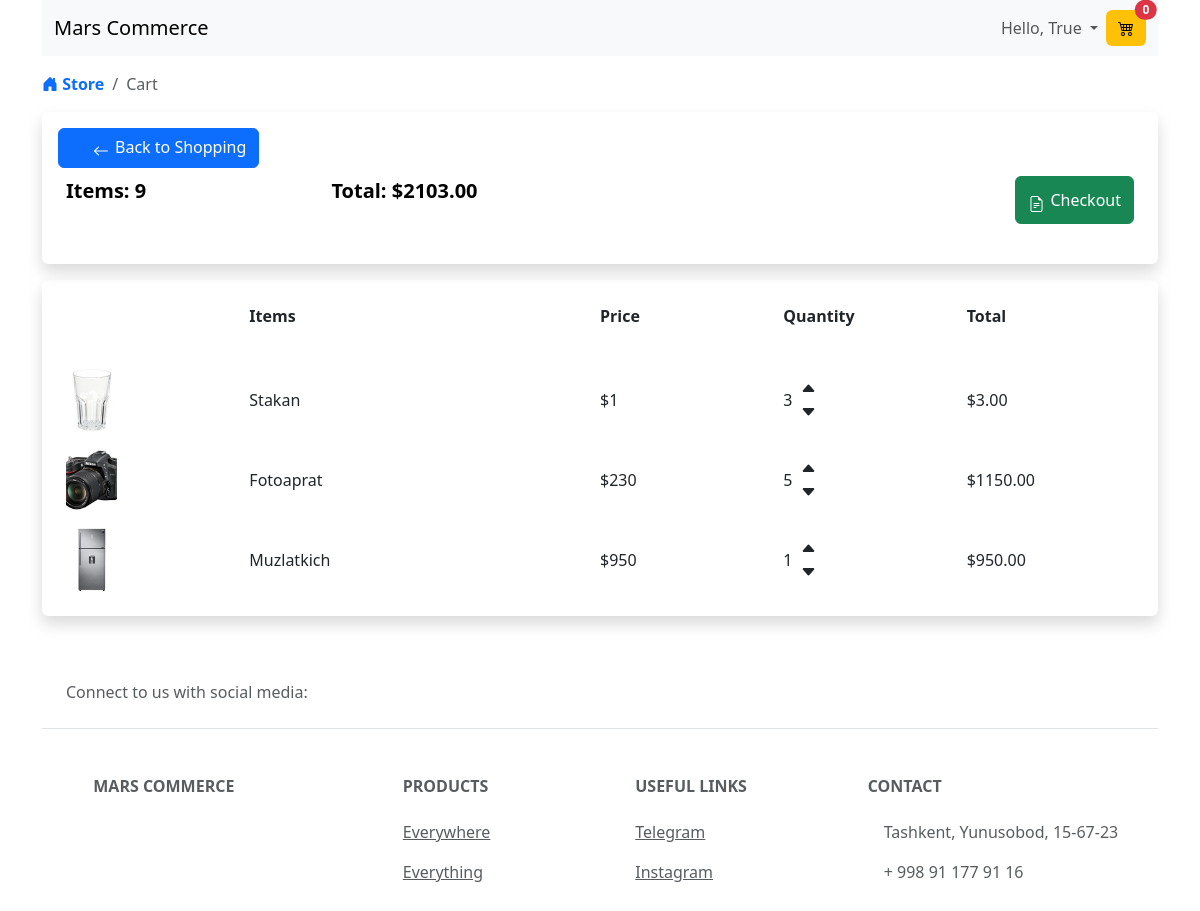
The page /cart/ (signed in) on the database as committed earlier.
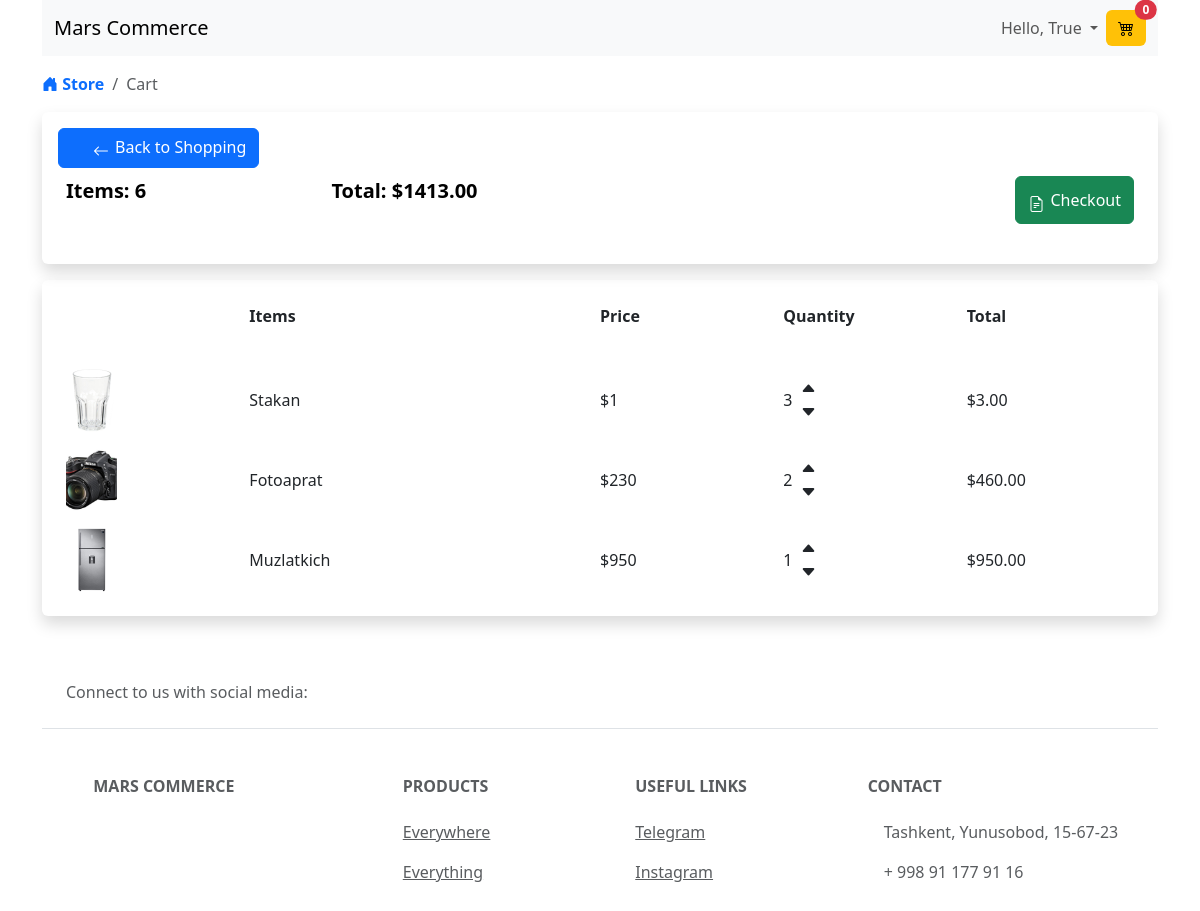
The same page on the database as committed later.
### store/models.py (models this page shows, shortened)
class TimeStampedModel(models.Model):
    created_at = models.DateTimeField(auto_now_add=True)
    updated_at = models.DateTimeField(auto_now=True)
    class Meta:
        abstract = True

class Order(TimeStampedModel):
    customer = models.ForeignKey(Customer, on_delete=models.SET_NULL, blank=True, null=True)
    complete = models.BooleanField(default=False, null=True, blank=True)
    transaction_id = models.CharField(max_length=120, null=True, blank=True)
    @property
    def get_cart_total(self):
        order_items = self.orderitem_set.all()
        total = sum([item.get_items_total_price for item in order_items])
        return total
    @property
    def get_cart_items(self):
        order_items = self.orderitem_set.all()
        total = sum([item.quantity for item in order_items])
        return total

class OrderItem(TimeStampedModel):
    order = models.ForeignKey(Order, on_delete=models.SET_NULL, blank=True, null=True)
    product = models.ForeignKey(Product, on_delete=models.SET_NULL, blank=True, null=True)
    quantity = models.IntegerField(default=0, blank=True, null=True)
    @property
    def get_items_total_price(self):
        order_total = self.quantity * self.product.price
        return order_total

class Product(TimeStampedModel):
    category = models.ForeignKey(Category, on_delete=models.SET_NULL, blank=True, null=True)
    name = models.CharField(max_length=100, null=True)
    description = models.TextField(null=True, blank=True)
    docs = RichTextField(null=True, blank=True)
    image = models.ImageField(upload_to='product_img/', blank=True, null=True)
    price = models.DecimalField(decimal_places=2, max_digits=8)
    digital = models.BooleanField(default=False, null=True, blank=True)
    @property
    def image_url(self):
        try:
            url = self.image.url
        except:
            url = ''
        return url

### store/views.py (the view)
# urls.py: path('cart/', views.cart, name='cart'),
def cart(request):
    customer = request.user.customer
    order, created = Order.objects.get_or_create(customer=customer, complete=False)
    items = order.orderitem_set.all()
    cart_items = order.get_cart_items
    context = {'items': items, 'order': order, 'cartItems': cart_items}
    return render(request, 'store/cart.html', context)

### store/templates/store/cart.html (shortened to what this page needs)
{% extends 'base.html' %}
{% load static %}
{% block style %}
    <link rel="stylesheet" type="text/css" href="{% static 'store/css/cart.css' %}">
{% endblock %}
{% block breadcrumbs %}
    <li class="breadcrumb-item">
        <a class="link-body-emphasis fw-semibold text-decoration-none text-primary" href="{% url 'store:store' %}">
            <i class="bi bi-house-door-fill"></i>
            Store
        </a>
    </li>
    <li class="breadcrumb-item active" aria-current="page">
        Cart
    </li>
{% endblock %}
{% block content %}
    <div class="row mb-4">
        <div class="col-12 fs-5 sticky-top">
            <div class="shadow bg-white p-3 rounded">
                <button class="btn btn-primary">
                    <a class="icon-link icon-link-hover fs-6 text-decoration-none link-hover-white"
                       style="--bs-icon-link-transform: translate(-0.325rem, 0); --bs-link-hover-color-rgb: white; --bs-link-color-rgb: yellow;"
                       href="{% url 'store:store' %}">
                        <svg class="bi" aria-hidden="true">
                            <i class="bi bi-arrow-left"></i>
                        </svg>
                        Back to Shopping
                    </a>
                </button>
                <br>
                <table class="table">
                    <tr>
                        <th style="border: none;  text-align: start;">Items: {{ order.get_cart_items }}</th>
                        <th style="border: none; text-align: start;">Total: ${{ order.get_cart_total }}</th>
                        <th style="border: none">
                            <a class="btn btn-success float-end icon-link icon-link-hover d-flex align-items-center"
                               href="{% url 'store:checkout' %}"
                               style="--bs-icon-link-transform: translate3d(0, -.125rem, 0); height: 3rem;">
                                <i class="bi bi-file-earmark-text"></i>
                                Checkout
                            </a>
                        </th>
                    </tr>
                </table>
            </div>
        </div>
        <div class="col-12 my-3">
            <div class="shadow bg-white p-3 rounded">
                <div class="display-flex fs-6">
                    <div class="p-2 flex-1"></div>
                    <div class="p-2 flex-2 fw-bold">Items</div>
                    <div class="p-2 flex-1 fw-bold">Price</div>
                    <div class="p-2 flex-1 fw-bold">Quantity</div>
                    <div class="p-2 flex-1 fw-bold">Total</div>
                </div>
                <br>
                {% for item in items %}
                <div class="display-flex bg-hover align-items-center">
                    <div class="p-2 flex-1 image-zoom">
                        <img class="img-fluid img_card object-fit-cover rounded"
                             src="{{ item.product.image_url }}" alt="rasm">
                    </div>
                    <div class="p-2 flex-2">{{ item.product.name }}</div>
                    <div class="p-2 flex-1">${{ item.product.price|floatformat:0 }}</div>
                    <div class="d-flex align-items-center p-2 flex-1">
                        <span>{{ item.quantity }}</span>
                        <span>
                        <div class="p-2">
                            <i class="bi bi-caret-up-fill"></i>
                            <br>
                            <i class="bi bi-caret-down-fill"></i>
                        </div>
                    </span>
                    </div>
                    <div class="p-2 flex-1">${{ item.get_items_total_price }}</div>
                </div>
                {% endfor %}
            </div>
        </div>
    </div>
{% endblock %}

Rows that differ between the two databases and show on the page:
changed through a linked row, Order: get_cart_items "9" → "6"; get_cart_total "2103.00" → "1413.00"
changed OrderItem "Fotoaprat": quantity "5" → "2"; get_items_total_price "1150.00" → "460.00"
